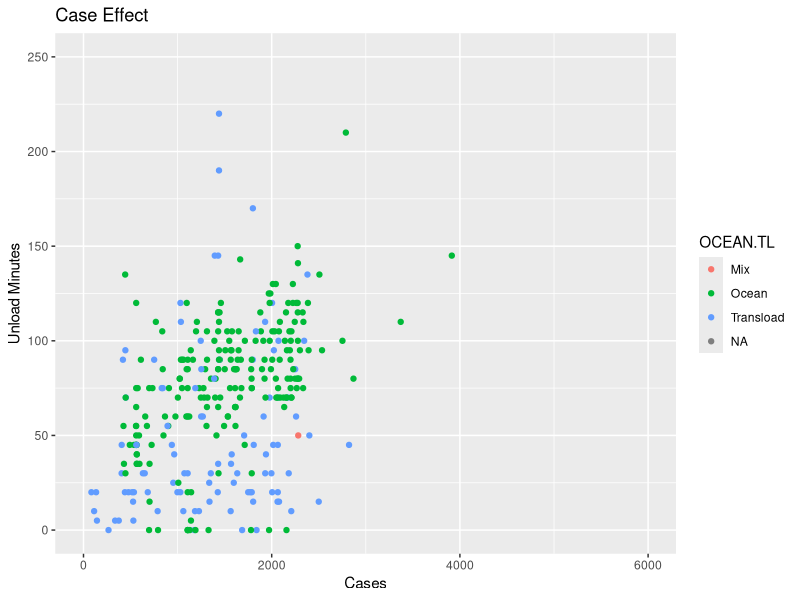
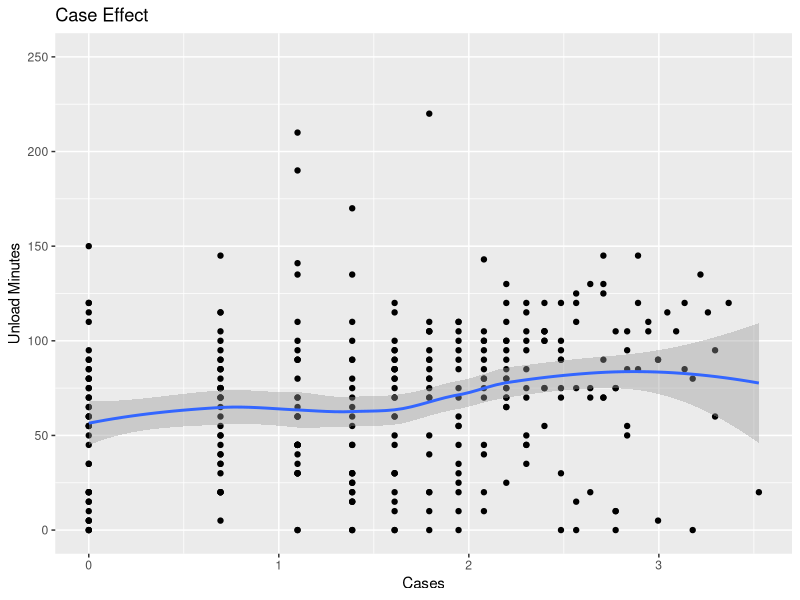
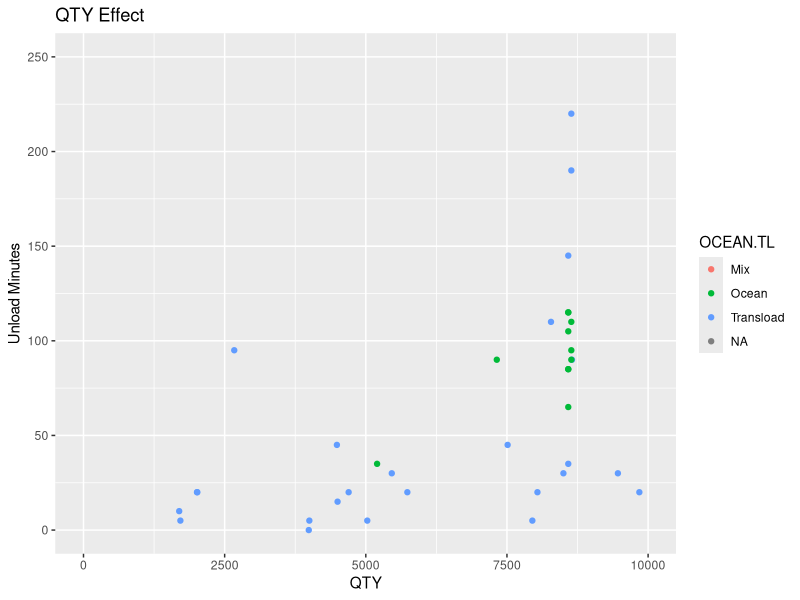
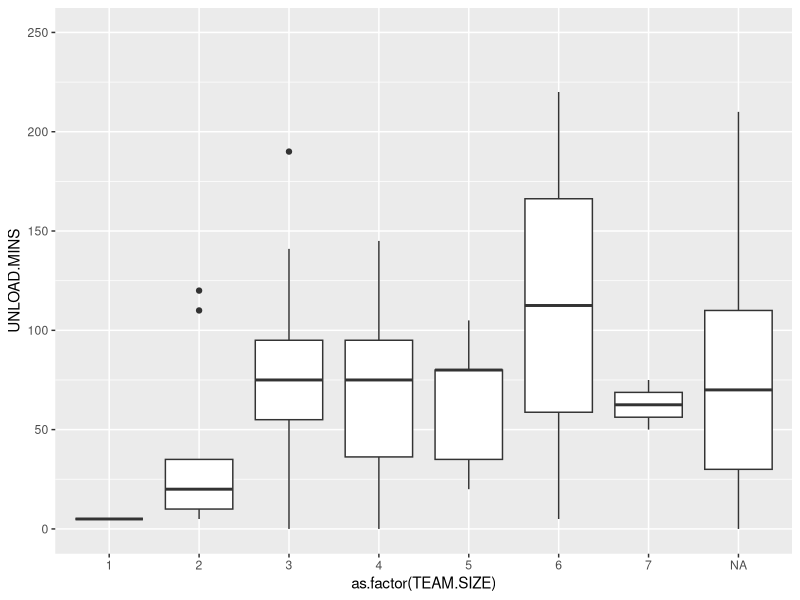
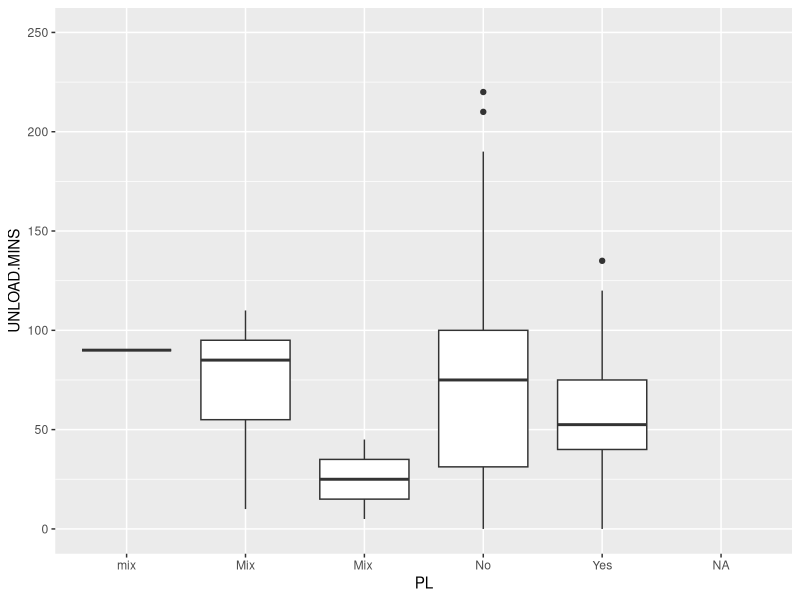
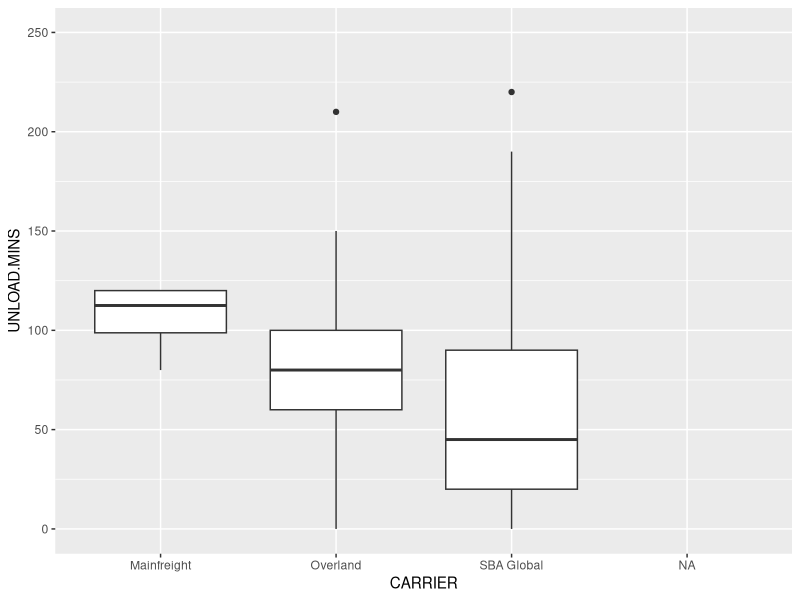
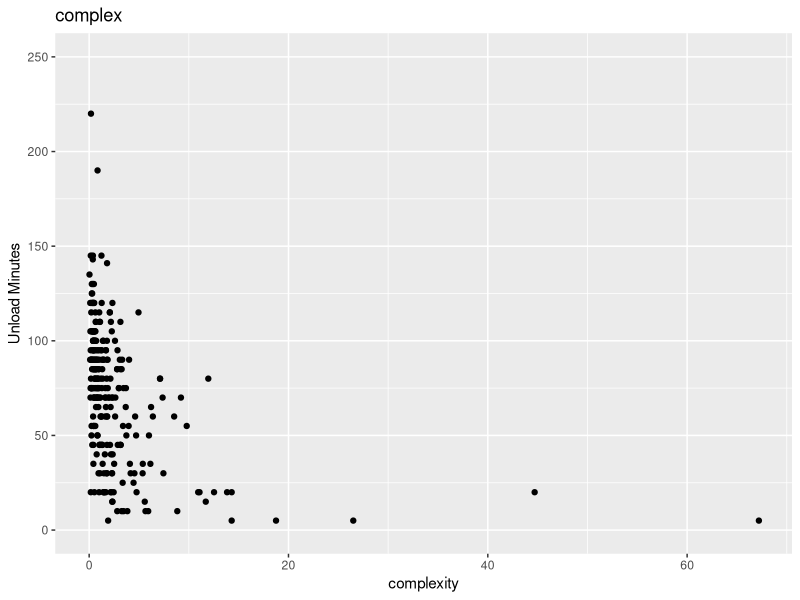
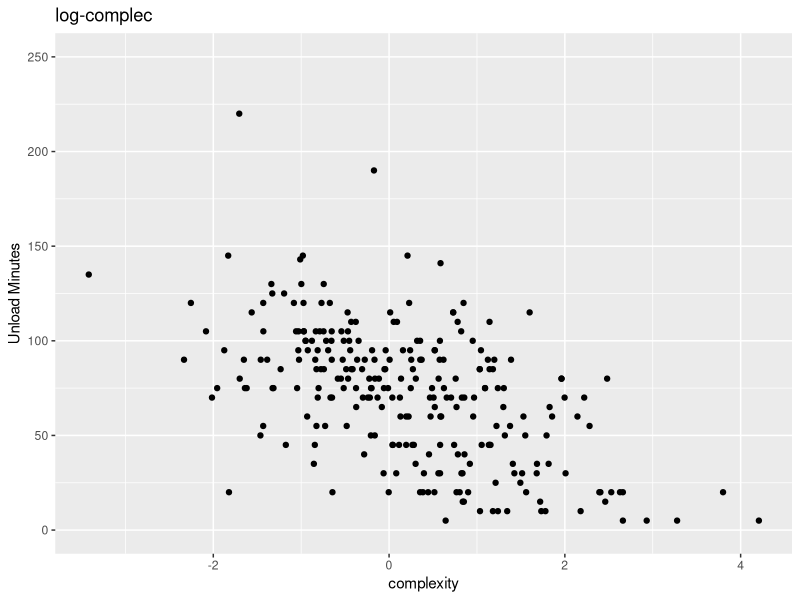

The R script that drew these images, in order:
## ---- chunk 1
library(readxl)
library(ggplot2)
## ---- chunk 2
containers <- read.csv("unload_data.csv", header = TRUE)

# change data types
containers$ARRIVAL.DATE <- as.Date(containers$ARRIVAL.DATE, '%m/%d/%Y')
containers$UNLOAD.DATE <- as.Date(containers$UNLOAD.DATE, '%m/%d/%Y')
containers$UNLOAD.MINS <- as.numeric(containers$UNLOAD.MINS)
containers$QTY <- as.numeric(containers$QTY)
containers$CASES <- as.numeric(containers$CASES)
containers$TEAM.SIZE <- as.numeric(containers$TEAM.SIZE)

# filter
filtered_containers <- containers[containers$UNLOAD.DATE >= as.Date('2020-04-01', '%Y-%m-%d'),]


# add colummns
filtered_containers$complexity = filtered_containers$Cases/filtered_containers$SKUs
## ---- chunk 3
ggplot(filtered_containers, aes(x = CASES, y=UNLOAD.MINS)) +
  geom_point(aes(col=OCEAN.TL)) +
  xlim(c(0, 6000)) + 
  ylim(c(0, 250)) + 
  labs(y="Unload Minutes", 
       x="Cases", 
       title="Case Effect")

ggplot(filtered_containers, aes(x = log(SKUs), y=UNLOAD.MINS)) +
  geom_point() +
  geom_smooth() +
  ylim(c(0, 250)) +
  labs(y="Unload Minutes", 
       x="Cases", 
       title="Case Effect")    

gg <- ggplot(filtered_containers, aes(x = QTY, y=UNLOAD.MINS)) +
  geom_point(aes(col=OCEAN.TL)) +
  xlim(c(0, 10000)) + 
  ylim(c(0, 250)) + 
  labs(y="Unload Minutes", 
       x="QTY", 
       title="QTY Effect")

plot(gg)

gg <- ggplot(filtered_containers, aes(x = as.factor(TEAM.SIZE), y=UNLOAD.MINS)) +
  geom_boxplot() +
  ylim(c(0,250))
  labs(y="Unload Minutes", 
       x="Team Size", 
       title="Team Effect")

plot(gg)
    

gg <- ggplot(filtered_containers, aes(x = PL, y=UNLOAD.MINS)) +
  geom_boxplot() +
  ylim(c(0,250))
  labs(y="Unload Minutes", 
       x="PL", 
       title="PL Effect")

plot(gg)


gg <- ggplot(filtered_containers, aes(x = CARRIER, y=UNLOAD.MINS)) +
  geom_boxplot() +
  ylim(c(0,250))
  labs(y="Unload Minutes", 
       x="PL", 
       title="Carrier Effect")

plot(gg)


gg <- ggplot(filtered_containers, aes(x = complexity, y=UNLOAD.MINS)) +
  geom_point() +
  ylim(c(0, 250)) + 
  labs(y="Unload Minutes", 
       x="complexity", 
       title="complex")
plot(gg)


gg1 <- ggplot(filtered_containers, aes(x = log(complexity), y=UNLOAD.MINS)) +
  geom_point() +
  ylim(c(0, 250)) + 
  labs(y="Unload Minutes", 
       x="complexity", 
       title="log-complec")
plot(gg1)


gg <- ggplot(filtered_containers, aes(x=UNLOAD.DATE, y=UNLOAD.MINS)) +
  geom_line() +
  geom_smooth(method="loess", se=F) + 
  ylim(c(0, 250)) +
  ggtitle("over-time")

plot(gg)

## ---- chunk 4
# remove NAs
prepped_containers <- filtered_containers[!is.na(filtered_containers$CASES),]
prepped_containers <- prepped_containers[!is.na(prepped_containers$QTY),]
prepped_containers <- prepped_containers[!is.na(prepped_containers$SKUs),]
prepped_containers <- prepped_containers[!is.na(prepped_containers$OCEAN.TL),]
prepped_containers <- prepped_containers[!is.na(prepped_containers$PL),]
prepped_containers <- prepped_containers[!is.na(prepped_containers$CARRIER),]
prepped_containers <- prepped_containers[!is.na(prepped_containers$UNLOAD.MINS),]
prepped_containers <- prepped_containers[!is.na(prepped_containers$TEAM.SIZE),]

# standardize values
prepped_containers$PL <- tolower(prepped_containers$PL)
prepped_containers <- prepped_containers[prepped_containers$UNLOAD.MINS>5,]


# remove outliers
outliers <- boxplot(prepped_containers$UNLOAD.MINS, plot=FALSE)$out
x <- prepped_containers
x<- x[-which(x$UNLOAD.MINS %in% outliers),]
prepped_containers <- x


outliers <- boxplot(prepped_containers$TEAM.SIZE, plot=FALSE)$out
x <- prepped_containers
x<- x[-which(x$TEAM.SIZE %in% outliers),]
prepped_containers <- x

outliers <- boxplot(prepped_containers$CASES, plot=FALSE)$out
x <- prepped_containers
x<- x[-which(x$CASES %in% outliers),]
  prepped_containers <- x
  
outliers <- boxplot(prepped_containers$QTY, plot=FALSE)$out
x <- prepped_containers
x<- x[-which(x$QTY %in% outliers),]
prepped_containers <- x

outliers <- boxplot(prepped_containers$complexity, plot=FALSE)$out
x <- prepped_containers
x<- x[-which(x$complexity %in% outliers),]
prepped_containers <- x

# check
summary(prepped_containers)


sapply(prepped_containers, function(x) is.factor(x))

hist(prepped_containers$TEAM.SIZE)
hist(prepped_containers$CASES)
hist(prepped_containers$QTY)
hist(prepped_containers$UNLOAD.MINS)
hist(log(prepped_containers$complexity))
## ---- chunk 5
smp_size <- floor(0.85 * nrow(prepped_containers))

set.seed(123)

train_ix <- sample(seq_len(nrow(prepped_containers)), size = smp_size)

train <- prepped_containers[train_ix,]
test <- prepped_containers[-train_ix,]

## ---- chunk 6
# everything
lin_mod = lm(
  UNLOAD.MINS~CASES*QTY+SKUs*CASES+OCEAN.TL+PL+CARRIER+TEAM.SIZE+log(complexity), 
  data=train)

summary(lin_mod)


# cut out insignificant variables
lin_mod = lm(
  UNLOAD.MINS~CASES*QTY+SKUs+OCEAN.TL+TEAM.SIZE+log(complexity), 
  data=train)

summary(lin_mod)

# remove observations outside of cooks distance
#prepped_containers <- prepped_containers[-c(1753,1807,1655), ]

lin_mod = lm(
  UNLOAD.MINS~CASES*QTY+log(SKUs)+OCEAN.TL+TEAM.SIZE+log(complexity), 
  data=train)

summary(lin_mod)

## ---- chunk 7
par(mfrow=c(1,1))
plot(lin_mod)

model_summ <- summary(lin_mod)


sqrt(mean(model_summ$residuals^2))
## ---- chunk 8
preds <- predict(lin_mod, test)




